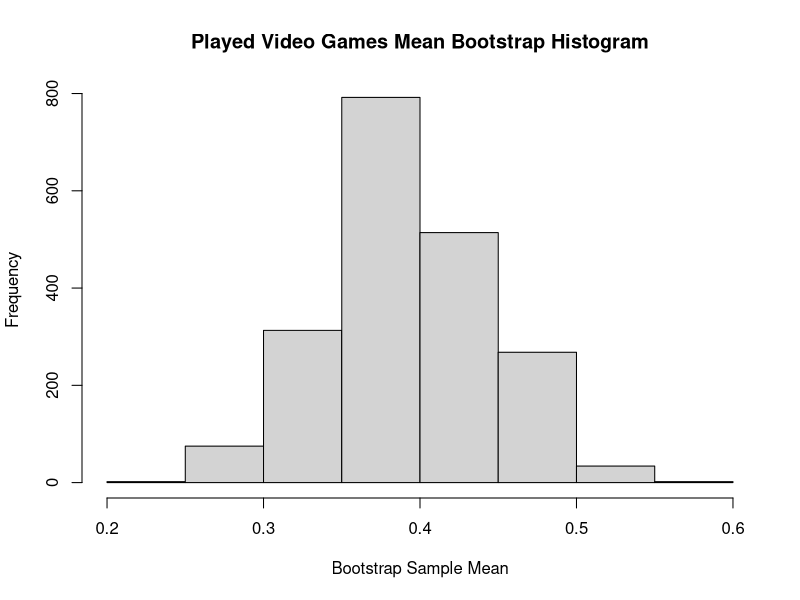
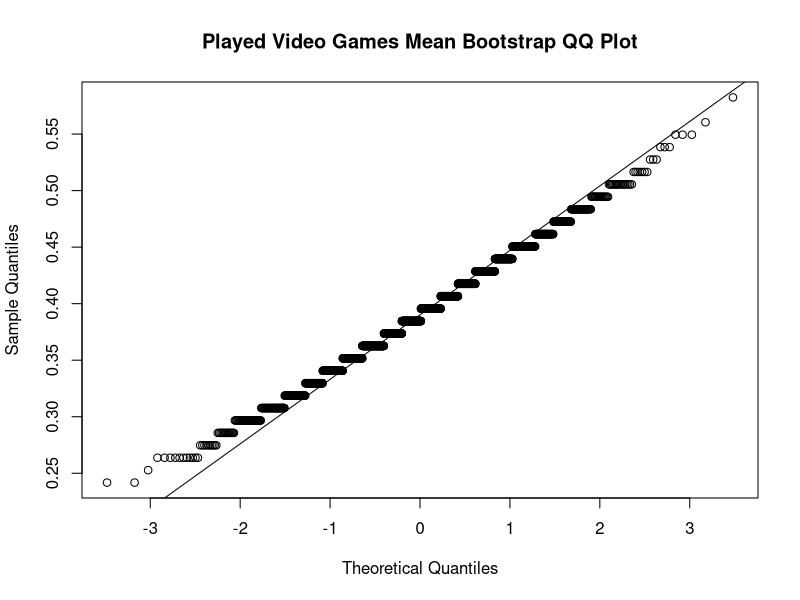
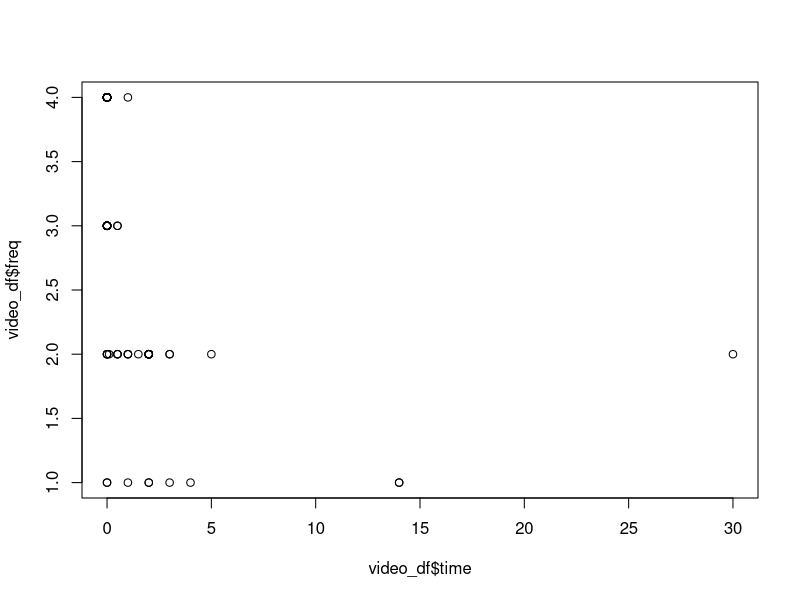
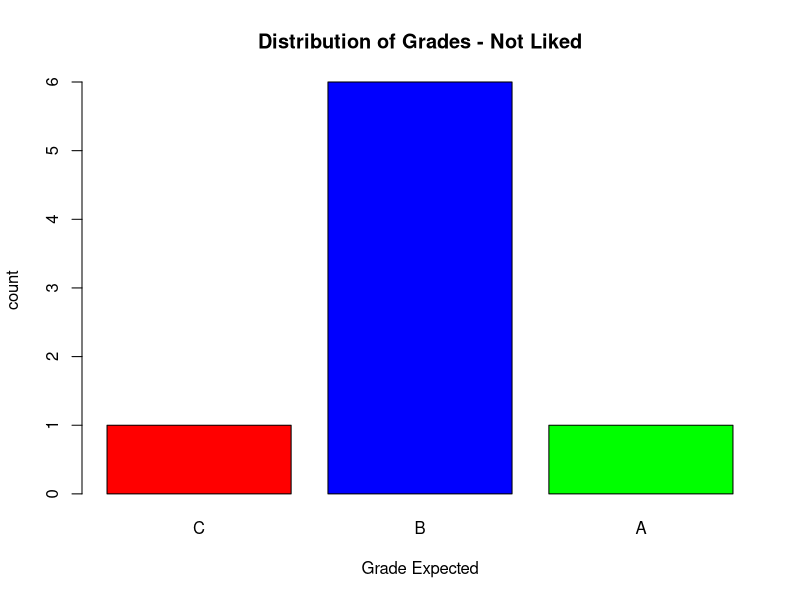
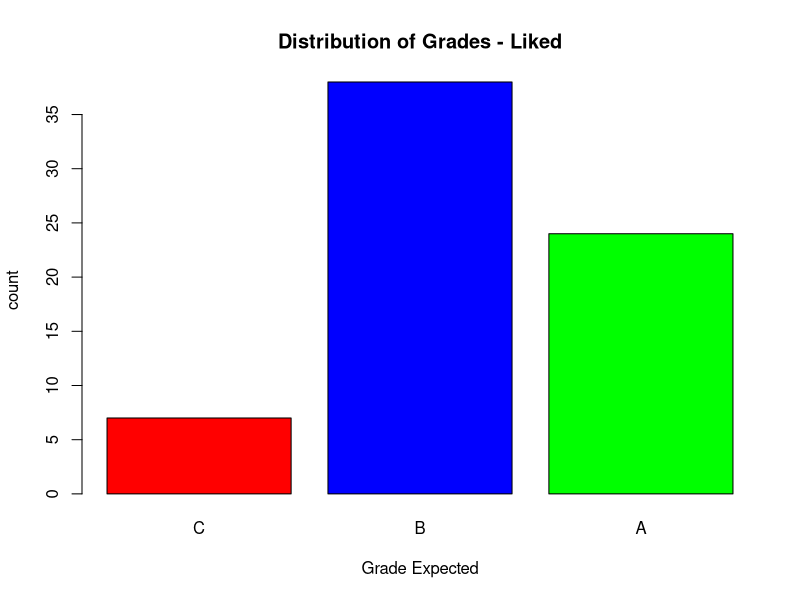
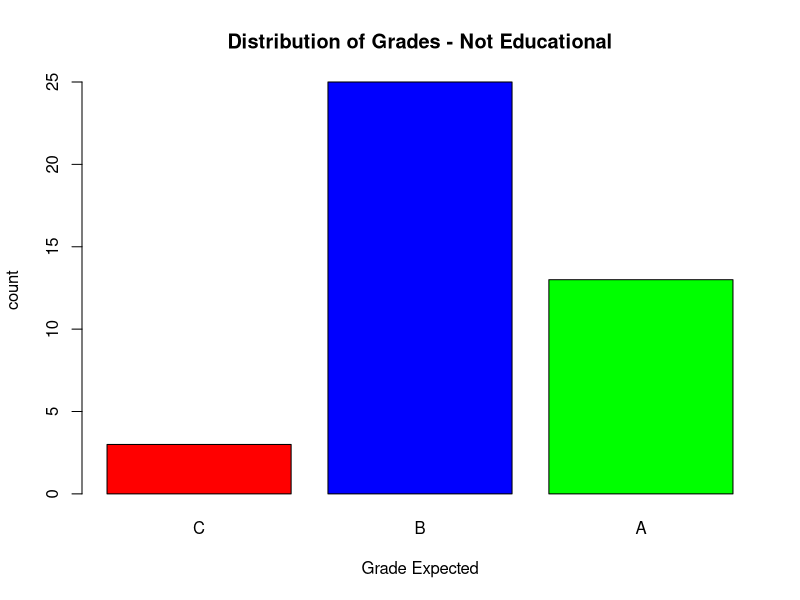
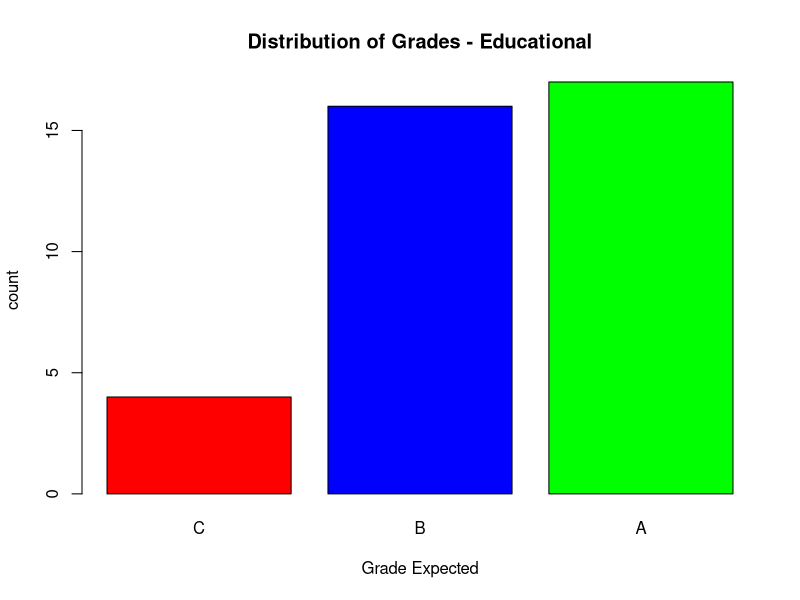

These figures' R source, in order:
## ---- chunk 1
# Read in the csv file 
video_df <- read.csv('data/video_fixed.csv')
# removes the last row (all NA values)
video_df <- video_df[-nrow(video_df),]
video_df
## ---- chunk 2
# Clean video multiple df
#read in csv file
video_multiple_df <- read.csv('data/video_multiple_fixed.csv')
#sets first row as col names
colnames(video_multiple_df) <- video_multiple_df[1,]
#removes the first row
video_multiple_df <- video_multiple_df[-1, ] 
video_multiple_df
## ---- chunk 3
# Clean video_df
video_df$like[video_df$like==99] <- NA
video_df$where[video_df$where==99] <- NA
video_df$freq[video_df$freq==99] <- NA
video_df$busy[video_df$busy==99] <- NA
video_df$educ[video_df$educ==99] <- NA
video_df$math[video_df$math==99] <- NA
video_df$work[video_df$work==99] <- NA
video_df$cdrom[video_df$cdrom==99] <- NA
## ---- chunk 4
#SCENARIO 1
played.videogames <- video_df$time
played.videogames[played.videogames > 0] <- 1
played.videogames

# t.test(played_videogames)

#BOOTSTRAPPING
n <- 91
N = 314
ind.boot <- sample.int(n, size=N, replace=TRUE)
boot.played.videogames <- played.videogames[ind.boot]
B <- 2000
boot.played.videogames.mean <- rep(NA, B)
for(i in 1:B){
  ind <- sample.int(N, size=n, replace=TRUE)
  boot <- boot.played.videogames[ind]
  boot.played.videogames.mean[i] <- mean(boot)
  
}
# Fraction of kids that played video games the week before the test
sample.mean <- mean(played.videogames)
sample.mean

# Estimate of fraction of kids that played vgs before the test using bootstrap
bootstrap.mean <- mean(boot.played.videogames.mean)
bootstrap.mean

# Confidence Interval (Bootstrap Sample Means)
boot.played.videogames.sd <- sd(boot.played.videogames.mean)
boot.played.videogames.sd
boot.played.videogames.ci <- c(bootstrap.mean - 1.96*boot.played.videogames.sd, bootstrap.mean + + 1.96*boot.played.videogames.sd)
# Confidence Interval = 95% (Where z = 1.96)
boot.played.videogames.ci

# 0.025-quantile and 0.975 quantile of the bootstrap sample means (Interval Estimate)
boot.played.videogames.qqi <- c(quantile(bootstrap.mean, 0.025), quantile(bootstrap.mean, 0.975))
boot.played.videogames.qqi


# Histrogram and QQ Plot Generations
hist(boot.played.videogames.mean, main="Played Video Games Mean Bootstrap Histogram", xlab="Bootstrap Sample Mean")
dev.copy(png,'graphs/scen1histogram.png')
dev.off()
qqnorm(boot.played.videogames.mean, main="Played Video Games Mean Bootstrap QQ Plot")
qqline(boot.played.videogames.mean)
dev.copy(png,'graphs/scen1qqline.png')
dev.off()

## ---- chunk 5
#SCENARIO 2
video_df

plot(video_df$time, video_df$freq)
cor(video_df$time, video_df$freq, use = "complete.obs")
## Too low to mean anything
## result of bias to the data as asked about playing video games the week before a midterm. 

## ---- chunk 6
#SCENARIO 6
#split into not played (5 and 1)
not_liked = video_df[video_df$like == 1 | video_df$like == 5,]
#split into played (2, 3, 4)
liked = video_df[video_df$like==2|video_df$like==2|video_df$like==3,]
barplot(table(not_liked$grade),names.arg=c('C','B','A'),col = c('red','blue','green') ,main= 'Distribution of Grades - Not Liked', border=TRUE,
        xlab='Grade Expected', ylab='count')
barplot(table(liked$grade),names.arg=c('C','B','A'),col = c('red','blue','green') ,main= 'Distribution of Grades - Liked', border=TRUE,
        xlab='Grade Expected', ylab='count')

## ---- chunk 7
educ1 = video_df[video_df$educ==1,]
educ0 = video_df[video_df$educ==0,]
   
barplot(table(educ0$grade),names.arg=c('C','B','A'),col = c('red','blue','green') ,main= 'Distribution of Grades - Not Educational', border=TRUE,
        xlab='Grade Expected', ylab='count')
barplot(table(educ1$grade),names.arg=c('C','B','A'),col = c('red','blue','green') ,main= 'Distribution of Grades - Educational', border=TRUE,
        xlab='Grade Expected', ylab='count')

